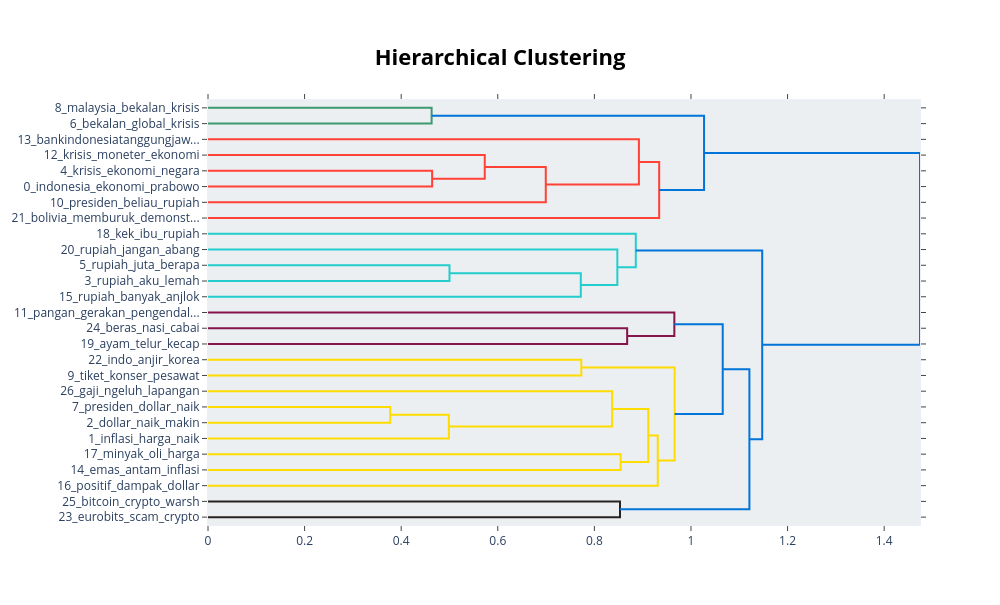

Notebook cell for this chart:
### Markdown cell above
Pelemahan rupiah tidak hanya memunculkan percakapan terkait kurs mata uang, tetapi juga memicu diskusi mengenai inflasi, kebijakan pemerintah, serta potensi krisis ekonomi.

Visualisasi topic word score menunjukkan kata-kata dengan nilai c-TF-IDF tertinggi pada setiap topik. Nilai yang lebih tinggi menunjukkan bahwa suatu kata lebih representatif terhadap topik tertentu dibandingkan topik lainnya. Hasil visualisasi memperlihatkan dominasi kata seperti "rupiah", "dollar", "inflasi", dan "krisis", yang mengindikasikan fokus utama percakapan publik terkait pelemahan nilai tukar rupiah.

### Code cell
topic_model.visualize_hierarchy()

### Figure 1 — Plotly figure (JSON) as saved in the notebook; plotly's stock layout.template omitted (floating-point values rounded to 4 significant figures)
{"data": [{"hoverinfo": "text", "marker": {"color": "rgb(61,153,112)"}, "mode": "lines", "type": "scatter", "x": [0.0, 0.463, 0.463, 0.0], "xaxis": "x", "y": [-5.0, -5.0, -15.0, -15.0], "yaxis": "y"}, {"hoverinfo": "text", "marker": {"color": "rgb(255,65,54)"}, "mode": "lines", "type": "scatter", "x": [0.0, 0.4641, 0.4641, 0.0], "xaxis": "x", "y": [-45.0, -45.0, -55.0, -55.0], "yaxis": "y"}, {"hoverinfo": "text", "marker": {"color": "rgb(255,65,54)"}, "mode": "lines", "type": "scatter", "x": [0.0, 0.573, 0.573, 0.4641], "xaxis": "x", "y": [-35.0, -35.0, -50.0, -50.0], "yaxis": "y"}, {"hoverinfo": "text", "marker": {"color": "rgb(255,65,54)"}, "mode": "lines", "type": "scatter", "x": [0.573, 0.6994, 0.6994, 0.0], "xaxis": "x", "y": [-42.5, -42.5, -65.0, -65.0], "yaxis": "y"}, {"hoverinfo": "text", "marker": {"color": "rgb(255,65,54)"}, "mode": "lines", "type": "scatter", "x": [0.0, 0.8922, 0.8922, 0.6994], "xaxis": "x", "y": [-25.0, -25.0, -53.75, -53.75], "yaxis": "y"}, {"hoverinfo": "text", "marker": {"color": "rgb(255,65,54)"}, "mode": "lines", "type": "scatter", "x": [0.8922, 0.9342, 0.9342, 0.0], "xaxis": "x", "y": [-39.38, -39.38, -75.0, -75.0], "yaxis": "y"}, {"hoverinfo": "text", "marker": {"color": "rgb(0,116,217)"}, "mode": "lines", "type": "scatter", "x": [0.463, 1.027, 1.027, 0.9342], "xaxis": "x", "y": [-10.0, -10.0, -57.19, -57.19], "yaxis": "y"}, {"hoverinfo": "text", "marker": {"color": "rgb(35,205,205)"}, "mode": "lines", "type": "scatter", "x": [0.0, 0.5, 0.5, 0.0], "xaxis": "x", "y": [-105.0, -105.0, -115.0, -115.0], "yaxis": "y"}, {"hoverinfo": "text", "marker": {"color": "rgb(35,205,205)"}, "mode": "lines", "type": "scatter", "x": [0.5, 0.7719, 0.7719, 0.0], "xaxis": "x", "y": [-110.0, -110.0, -125.0, -125.0], "yaxis": "y"}, {"hoverinfo": "text", "marker": {"color": "rgb(35,205,205)"}, "mode": "lines", "type": "scatter", "x": [0.0, 0.8476, 0.8476, 0.7719], "xaxis": "x", "y": [-95.0, -95.0, -117.5, -117.5], "yaxis": "y"}, {"hoverinfo": "text", "marker": {"color": "rgb(35,205,205)"}, "mode": "lines", "type": "scatter", "x": [0.0, 0.8858, 0.8858, 0.8476], "xaxis": "x", "y": [-85.0, -85.0, -106.2, -106.2], "yaxis": "y"}, {"hoverinfo": "text", "marker": {"color": "rgb(133,20,75)"}, "mode": "lines", "type": "scatter", "x": [0.0, 0.8679, 0.8679, 0.0], "xaxis": "x", "y": [-145.0, -145.0, -155.0, -155.0], "yaxis": "y"}, {"hoverinfo": "text", "marker": {"color": "rgb(133,20,75)"}, "mode": "lines", "type": "scatter", "x": [0.0, 0.9656, 0.9656, 0.8679], "xaxis": "x", "y": [-135.0, -135.0, -150.0, -150.0], "yaxis": "y"}, {"hoverinfo": "text", "marker": {"color": "rgb(255,220,0)"}, "mode": "lines", "type": "scatter", "x": [0.0, 0.7729, 0.7729, 0.0], "xaxis": "x", "y": [-165.0, -165.0, -175.0, -175.0], "yaxis": "y"}, {"hoverinfo": "text", "marker": {"color": "rgb(255,220,0)"}, "mode": "lines", "type": "scatter", "x": [0.0, 0.3773, 0.3773, 0.0], "xaxis": "x", "y": [-195.0, -195.0, -205.0, -205.0], "yaxis": "y"}, {"hoverinfo": "text", "marker": {"color": "rgb(255,220,0)"}, "mode": "lines", "type": "scatter", "x": [0.3773, 0.4987, 0.4987, 0.0], "xaxis": "x", "y": [-200.0, -200.0, -215.0, -215.0], "yaxis": "y"}, {"hoverinfo": "text", "marker": {"color": "rgb(255,220,0)"}, "mode": "lines", "type": "scatter", "x": [0.0, 0.8368, 0.8368, 0.4987], "xaxis": "x", "y": [-185.0, -185.0, -207.5, -207.5], "yaxis": "y"}, {"hoverinfo": "text", "marker": {"color": "rgb(255,220,0)"}, "mode": "lines", "type": "scatter", "x": [0.0, 0.8543, 0.8543, 0.0], "xaxis": "x", "y": [-225.0, -225.0, -235.0, -235.0], "yaxis": "y"}, {"hoverinfo": "text", "marker": {"color": "rgb(255,220,0)"}, "mode": "lines", "type": "scatter", "x": [0.8368, 0.9115, 0.9115, 0.8543], "xaxis": "x", "y": [-196.2, -196.2, -230.0, -230.0], "yaxis": "y"}, {"hoverinfo": "text", "marker": {"color": "rgb(255,220,0)"}, "mode": "lines", "type": "scatter", "x": [0.9115, 0.9312, 0.9312, 0.0], "xaxis": "x", "y": [-213.1, -213.1, -245.0, -245.0], "yaxis": "y"}, {"hoverinfo": "text", "marker": {"color": "rgb(255,220,0)"}, "mode": "lines", "type": "scatter", "x": [0.7729, 0.9662, 0.9662, 0.9312], "xaxis": "x", "y": [-170.0, -170.0, -229.1, -229.1], "yaxis": "y"}, {"hoverinfo": "text", "marker": {"color": "rgb(0,116,217)"}, "mode": "lines", "type": "scatter", "x": [0.9656, 1.066, 1.066, 0.9662], "xaxis": "x", "y": [-142.5, -142.5, -199.5, -199.5], "yaxis": "y"}, {"hoverinfo": "text", "marker": {"color": "rgb(40,35,35)"}, "mode": "lines", "type": "scatter", "x": [0.0, 0.8531, 0.8531, 0.0], "xaxis": "x", "y": [-255.0, -255.0, -265.0, -265.0], "yaxis": "y"}, {"hoverinfo": "text", "marker": {"color": "rgb(0,116,217)"}, "mode": "lines", "type": "scatter", "x": [1.066, 1.121, 1.121, 0.8531], "xaxis": "x", "y": [-171.0, -171.0, -260.0, -260.0], "yaxis": "y"}, {"hoverinfo": "text", "marker": {"color": "rgb(0,116,217)"}, "mode": "lines", "type": "scatter", "x": [0.8858, 1.147, 1.147, 1.121], "xaxis": "x", "y": [-95.62, -95.62, -215.5, -215.5], "yaxis": "y"}, {"hoverinfo": "text", "marker": {"color": "rgb(0,116,217)"}, "mode": "lines", "type": "scatter", "x": [1.027, 1.474, 1.474, 1.147], "xaxis": "x", "y": [-33.59, -33.59, -155.6, -155.6], "yaxis": "y"}], "layout": {"autosize": false, "height": 605, "hoverlabel": {"bgcolor": "white", "font": {"family": "Rockwell", "size": 16}}, "hovermode": "closest", "plot_bgcolor": "#ECEFF1", "showlegend": false, "title": {"font": {"color": "Black", "size": 22}, "text": "<b>Hierarchical Clustering</b>", "x": 0.5, "xanchor": "center", "yanchor": "top"}, "width": 1000, "xaxis": {"mirror": "allticks", "rangemode": "tozero", "showgrid": false, "showline": true, "showticklabels": true, "ticks": "outside", "type": "linear", "zeroline": false}, "yaxis": {"mirror": "allticks", "range": [-270, 0], "rangemode": "tozero", "showgrid": false, "showline": true, "showticklabels": true, "tickmode": "array", "ticks": "outside", "ticktext": ["8_malaysia_bekalan_krisis", "6_bekalan_global_krisis", "13_bankindonesiatanggungjaw...", "12_krisis_moneter_ekonomi", "4_krisis_ekonomi_negara", "0_indonesia_ekonomi_prabowo", "10_presiden_beliau_rupiah", "21_bolivia_memburuk_demonst...", "18_kek_ibu_rupiah", "20_rupiah_jangan_abang", "5_rupiah_juta_berapa", "3_rupiah_aku_lemah", "15_rupiah_banyak_anjlok", "11_pangan_gerakan_pengendal...", "24_beras_nasi_cabai", "19_ayam_telur_kecap", "22_indo_anjir_korea", "9_tiket_konser_pesawat", "26_gaji_ngeluh_lapangan", "7_presiden_dollar_naik", "2_dollar_naik_makin", "1_inflasi_harga_naik", "17_minyak_oli_harga", "14_emas_antam_inflasi", "16_positif_dampak_dollar", "25_bitcoin_crypto_warsh", "23_eurobits_scam_crypto"], "tickvals": [-5, -15, -25, -35, -45, -55, -65, -75, -85, -95, -105, -115, -125, -135, -145, -155, -165, -175, -185, -195, -205, -215, -225, -235, -245, -255, -265], "type": "linear", "zeroline": false}}}
